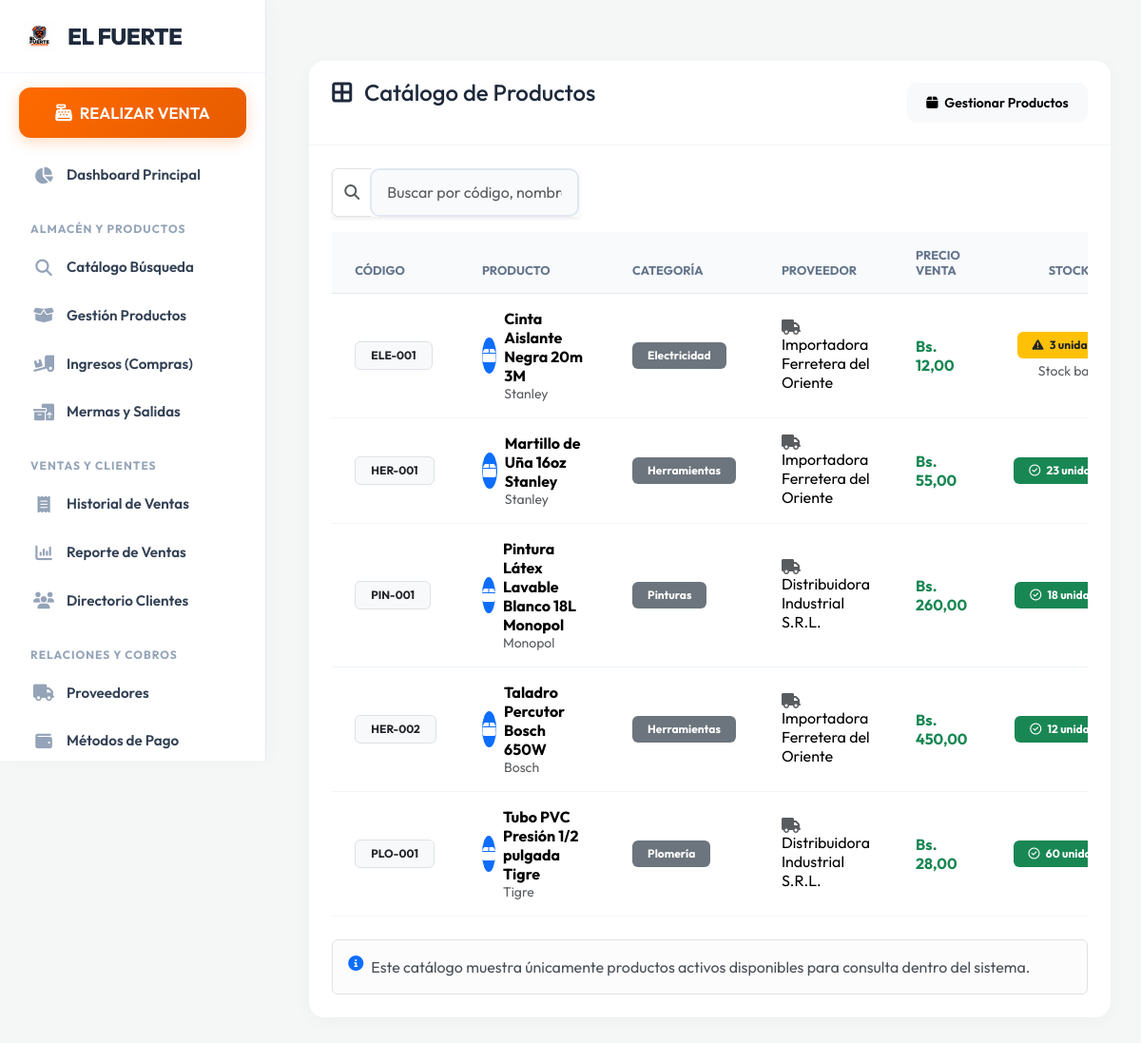
Page /catalogo/ (signed in) on the committed database.
### producto/models.py (models this page shows, shortened)
class Producto(models.Model):
    codigo = models.CharField(
        max_length=50,
        unique=True,
        validators=[MaxLengthValidator(50)],
    )
    nombre = models.CharField(
        max_length=150,
        validators=[MaxLengthValidator(150)],
    )
    descripcion = models.TextField(blank=True, null=True)
    precio_compra = models.DecimalField(
        max_digits=10,
        decimal_places=2,
        validators=[MinValueValidator(Decimal("0.00"))],
    )
    precio_venta = models.DecimalField(
        max_digits=10,
        decimal_places=2,
        validators=[MinValueValidator(Decimal("0.00"))],
    )
    stock_actual = models.IntegerField(
        default=0,
        validators=[MinValueValidator(0)],
    )
    stock_minimo = models.IntegerField(
        default=5,
        validators=[MinValueValidator(0)],
    )
    categoria = models.ForeignKey(
        Categoria,
        on_delete=models.RESTRICT,
    )
    marca = models.ForeignKey(
        Marca,
        on_delete=models.RESTRICT,
        null=True,
        blank=True,
    )
    proveedor = models.ForeignKey(
        Proveedor,
        on_delete=models.RESTRICT,
    )
    activo = models.BooleanField(default=True)
    class Meta:
        verbose_name = "producto"
        verbose_name_plural = "productos"
        ordering = ["nombre"]
        indexes = [
            models.Index(fields=["codigo"]),
            models.Index(fields=["nombre"]),
            models.Index(fields=["activo"]),
            models.Index(fields=["categoria"]),
            models.Index(fields=["proveedor"]),
        ]
        constraints = [
            models.CheckConstraint(
                condition=Q(precio_compra__gte=0),
                name="producto_precio_compra_no_negativo",
            ),
            models.CheckConstraint(
                condition=Q(precio_venta__gte=0),
                name="producto_precio_venta_no_negativo",
            ),
            models.CheckConstraint(
                condition=Q(precio_venta__gte=F("precio_compra")),
                name="producto_precio_venta_mayor_igual_compra",
            ),
            models.CheckConstraint(
                condition=Q(stock_actual__gte=0),
                name="producto_stock_actual_no_negativo",
            ),
            models.CheckConstraint(
                condition=Q(stock_minimo__gte=0),
                name="producto_stock_minimo_no_negativo",
            ),
        ]

class Marca(models.Model):
    nombre = models.CharField(
        max_length=100,
        validators=[MaxLengthValidator(100)],
    )
    descripcion = models.TextField(blank=True, null=True)
    class Meta:
        verbose_name = "marca"
        verbose_name_plural = "marcas"
        ordering = ["nombre"]
        constraints = [
            models.UniqueConstraint(
                Lower("nombre"),
                name="marca_nombre_unico_ci",
            ),
        ]

class Categoria(models.Model):
    nombre = models.CharField(
        max_length=100,
        validators=[MaxLengthValidator(100)],
    )
    descripcion = models.TextField(blank=True, null=True)
    class Meta:
        verbose_name = "categoría"
        verbose_name_plural = "categorías"
        ordering = ["nombre"]
        constraints = [
            models.UniqueConstraint(
                Lower("nombre"),
                name="categoria_nombre_unico_ci",
            ),
        ]

class Proveedor(models.Model):
    nombre_empresa = models.CharField(
        max_length=150,
        validators=[MaxLengthValidator(150)],
    )
    contacto = models.CharField(
        max_length=100,
        validators=[MaxLengthValidator(100)],
    )
    telefono = models.CharField(
        max_length=20,
        validators=[MaxLengthValidator(20), telefono_validator],
    )
    direccion = models.CharField(
        max_length=255,
        validators=[MaxLengthValidator(255)],
    )
    class Meta:
        verbose_name = "proveedor"
        verbose_name_plural = "proveedores"
        ordering = ["nombre_empresa"]
        indexes = [
            models.Index(fields=["nombre_empresa"]),
            models.Index(fields=["telefono"]),
        ]

### producto/views.py (the view)
# urls.py: path('catalogo/', views.catalogo_productos, name='catalogo'),
@requiere_permiso("view_producto")
def catalogo_productos(request):
    productos = Producto.objects.filter(activo=True).select_related(
        "categoria",
        "marca",
        "proveedor",
    ).order_by("nombre")
    return render(request, "catalogo.html", {"productos": productos})

### templates/catalogo.html (shortened to what this page needs)
{% extends 'base.html' %}
{% block contenido %}
<div class="container-fluid px-0">
    <div class="card shadow border-0 rounded-4">
        <div class="card-header bg-primary text-white d-flex justify-content-between align-items-center flex-wrap gap-2 py-3 rounded-top-4">
            <div>
                <h4 class="mb-0">
                    <i class="fa-solid fa-border-all me-2"></i>
                    Catálogo de Productos
                </h4>
                <small class="text-white-50">Consulta rápida de productos activos, precios y disponibilidad</small>
            </div>
            <a href="{% url 'lista_productos' %}" class="btn btn-light btn-sm">
                <i class="fa-solid fa-box me-1"></i>
                Gestionar Productos
            </a>
        </div>
        <div class="card-body p-4">
            <div class="row g-2 mb-3">
                <div class="col-12 col-md-6 col-lg-4">
                    <div class="input-group shadow-sm">
                        <span class="input-group-text bg-white text-muted border-end-0">
                            <i class="fa-solid fa-magnifying-glass"></i>
                        </span>
                        <input type="text" id="buscadorTabla" class="form-control border-start-0" placeholder="Buscar por código, nombre, categoría o proveedor...">
                    </div>
                </div>
            </div>
            <div class="table-responsive">
                <table class="table table-hover align-middle mb-0" id="tablaCatalogo">
                    <thead class="table-light">
                        <tr>
                            <th style="width: 130px;">Código</th>
                            <th>Producto</th>
                            <th>Categoría</th>
                            <th>Proveedor</th>
                            <th>Precio Venta</th>
                            <th class="text-center">Stock</th>
                        </tr>
                    </thead>
                    <tbody>
                        {% for p in productos %}
                            <tr>
                                <td>
                                    <span class="badge bg-light text-dark border px-3 py-2">{{ p.codigo }}</span>
                                </td>
                                <td>
                                    <div class="d-flex align-items-center gap-2">
                                        <div class="rounded-circle bg-primary text-white d-flex align-items-center justify-content-center" style="width: 38px; height: 38px;">
                                            <i class="fa-solid fa-box"></i>
                                        </div>
                                        <div>
                                            <div class="fw-bold">{{ p.nombre }}</div>
                                            {% if p.marca %}
                                                <small class="text-muted">{{ p.marca.nombre }}</small>
                                            {% else %}
                                                <small class="text-muted">Sin marca</small>
                                            {% endif %}
                                        </div>
                                    </div>
                                </td>
                                <td>
                                    {% if p.categoria %}
                                        <span class="badge bg-secondary px-3 py-2">{{ p.categoria.nombre }}</span>
                                    {% else %}
                                        <span class="badge bg-light text-dark border px-3 py-2">Sin categoría</span>
                                    {% endif %}
                                </td>
                                <td>
                                    {% if p.proveedor %}
                                        <i class="fa-solid fa-truck me-1 text-muted"></i>
                                        {{ p.proveedor.nombre_empresa }}
                                    {% else %}
                                        <span class="text-muted small">Sin proveedor</span>
                                    {% endif %}
                                </td>
                                <td>
                                    <span class="fw-bold text-success">Bs. {{ p.precio_venta }}</span>
                                </td>
                                <td class="text-center">
                                    {% if p.stock_actual == 0 %}
                                        <span class="badge bg-danger px-3 py-2">
                                            <i class="fa-regular fa-circle-xmark me-1"></i>
                                            Agotado
                                        </span>
                                    {% elif p.stock_actual <= p.stock_minimo %}
                                        <span class="badge bg-warning text-dark px-3 py-2">
                                            <i class="fa-solid fa-triangle-exclamation me-1"></i>
                                            {{ p.stock_actual }} unidades
                                        </span>
                                        <small class="d-block text-muted mt-1">Stock bajo</small>
                                    {% else %}
                                        <span class="badge bg-success px-3 py-2">
                                            <i class="fa-regular fa-circle-check me-1"></i>
                                            {{ p.stock_actual }} unidades
                                        </span>
                                    {% endif %}
                                </td>
                            </tr>
                        {% endfor %}
                    </tbody>
                </table>
            </div>
            <div class="alert alert-light border mt-4 mb-0">
                <div class="d-flex gap-2">
                    <i class="fa-solid fa-circle-info text-primary"></i>
                    <div>
                        Este catálogo muestra únicamente productos activos disponibles para consulta dentro del sistema.
                    </div>
                </div>
            </div>
        </div>
    </div>
</div>
{% endblock %}

### templates/base.html (shortened to what this page needs)
﻿{% load static %}
<!DOCTYPE html>
<html lang="es">
<head>
    <link href="https://cdn.jsdelivr.net/npm/bootstrap@5.3.2/dist/css/bootstrap.min.css" rel="stylesheet">
    <link rel="stylesheet" href="https://cdnjs.cloudflare.com/ajax/libs/font-awesome/6.4.2/css/all.min.css">`n    <link rel="stylesheet" href="https://cdn.jsdelivr.net/npm/bootstrap-icons@1.11.1/font/bootstrap-icons.css">
</head>
<body>
    <aside class="sidebar" id="sidebar">
        <a href="{% url 'home' %}" class="sidebar-brand">
            <img src="{% static 'img/logo.png' %}" alt="Logo">
            EL FUERTE
        </a>
        <div class="sidebar-menu">
            {% if 'add_venta' in perms_ferreteria or request.user.is_superuser %}
            <a href="{% url 'nueva_venta' %}" class="sidebar-link btn-pos-sidebar">
                <i class="fa-solid fa-cash-register"></i> REALIZAR VENTA
            </a>
            {% endif %}
            <a href="{% url 'home' %}" class="sidebar-link"><i class="fa-solid fa-chart-pie"></i> Dashboard Principal</a>
            <div class="nav-category">Almacén y Productos</div>
            {% if 'view_producto' in perms_ferreteria or request.user.is_superuser %}
            <a href="{% url 'catalogo' %}" class="sidebar-link"><i class="fa-solid fa-magnifying-glass"></i> Catálogo Búsqueda</a>
            <a href="{% url 'lista_productos' %}" class="sidebar-link"><i class="fa-solid fa-box-open"></i> Gestión Productos</a>
            {% endif %}
            {% if 'view_entradastock' in perms_ferreteria or request.user.is_superuser %}
            <a href="{% url 'lista_entradas' %}" class="sidebar-link"><i class="fa-solid fa-truck-ramp-box"></i> Ingresos (Compras)</a>
            <a href="{% url 'lista_salidas' %}" class="sidebar-link"><i class="fa-solid fa-boxes-packing"></i> Mermas y Salidas</a>
            {% endif %}
            <div class="nav-category">Ventas y Clientes</div>
            {% if 'view_venta' in perms_ferreteria or request.user.is_superuser %}
            <a href="{% url 'historial_ventas' %}" class="sidebar-link"><i class="fa-solid fa-receipt"></i> Historial de Ventas</a>
            <a href="{% url 'reporte_ventas' %}" class="sidebar-link"><i class="fa-solid fa-chart-column"></i> Reporte de Ventas</a>
            <a href="{% url 'lista_clientes' %}" class="sidebar-link"><i class="fa-solid fa-users"></i> Directorio Clientes</a>
            {% endif %}
            <div class="nav-category">Relaciones y Cobros</div>
            {% if 'view_proveedor' in perms_ferreteria or request.user.is_superuser %}
            <a href="{% url 'lista_proveedores' %}" class="sidebar-link"><i class="fa-solid fa-truck"></i> Proveedores</a>
            {% endif %}
            {% if 'view_tipopago' in perms_ferreteria or request.user.is_superuser %}
            <a href="{% url 'lista_tipos_pago' %}" class="sidebar-link"><i class="fa-solid fa-wallet"></i> Métodos de Pago</a>
            {% endif %}
        </div>
    </aside>
    <main class="main-content">
        <div class="container-fluid">
            {% block contenido %}
            {% endblock %}
        </div>
    </main>
</body>
</html>

### rows in the picture
Producto: codigo "ELE-001", nombre "Cinta Aislante Negra 20m 3M", marca.nombre "Stanley", categoria.nombre "Electricidad", proveedor.nombre_empresa "Importadora Ferretera del Oriente", precio_venta "12,00", stock_actual "3"
Producto: codigo "HER-001", nombre "Martillo de Uña 16oz Stanley", marca.nombre "Stanley", categoria.nombre "Herramientas", proveedor.nombre_empresa "Importadora Ferretera del Oriente", precio_venta "55,00", stock_actual "23"
Producto: codigo "PIN-001", nombre "Pintura Látex Lavable Blanco 18L Monopol", marca.nombre "Monopol", categoria.nombre "Pinturas", proveedor.nombre_empresa "Distribuidora Industrial S.R.L.", precio_venta "260,00", stock_actual "18"
Producto: codigo "HER-002", nombre "Taladro Percutor Bosch 650W", marca.nombre "Bosch", categoria.nombre "Herramientas", proveedor.nombre_empresa "Importadora Ferretera del Oriente", precio_venta "450,00", stock_actual "12"
Producto: codigo "PLO-001", nombre "Tubo PVC Presión 1/2 pulgada Tigre", marca.nombre "Tigre", categoria.nombre "Plomería", proveedor.nombre_empresa "Distribuidora Industrial S.R.L.", precio_venta "28,00", stock_actual "60"
